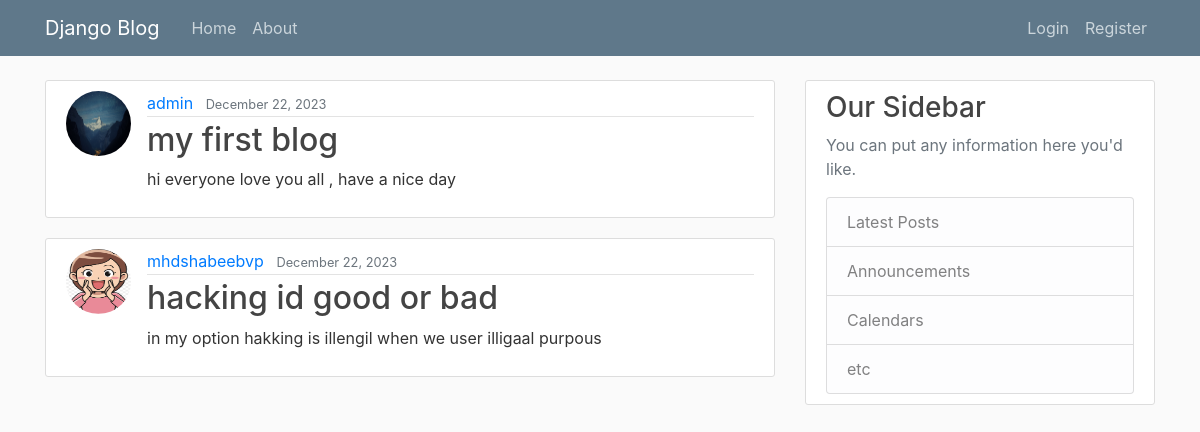
Before: / with the older database file.
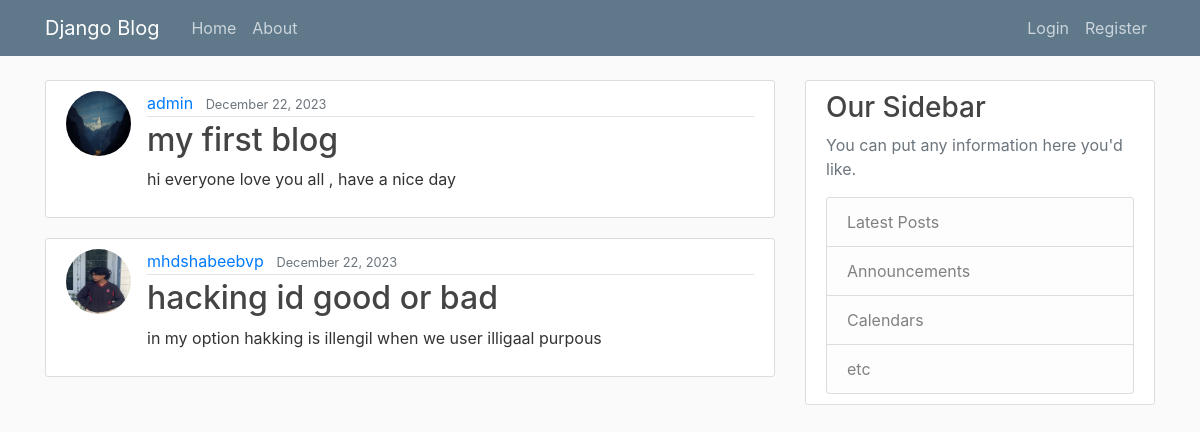
After: the same page with the newer database file.
### blog/models.py (models this page shows)
class Post(models.Model):
    title = models.CharField(max_length=100)
    content = models.TextField()
    date_posted = models.DateTimeField(default=timezone.now)
    author = models.ForeignKey(User, on_delete=models.CASCADE)

### users/models.py (models this page shows, shortened)
class Profile(models.Model):
    user = models.OneToOneField(User, on_delete=models.CASCADE)
    image = models.ImageField(default="default.jpg", upload_to="profile_pics")

### blog/views.py (the view)
# urls.py: path('', views.home, name='blog-home'),
def home(request):
    context = {"posts": Post.objects.all()}  # add the Post.objects.all() from databases
    return render(request, "blog/home.html", context)

### blog/templates/blog/home.html
{% extends "blog/base.html" %}
{% block content %}
{% for post in posts %}
<article class="media content-section">
    <img class="rounded-circle article-img" src="{{ post.author.profile.image.url }}">
    <div class="media-body">
        <div class="article-metadata">
            <a class="mr-2" href="#">{{ post.author }}</a>
            <small class="text-muted">{{ post.date_posted |date:"F d, Y" }}</small>
        </div>
        <h2><a class="article-title" href="#">{{ post.title }}</a></h2>
        <p class="article-content">{{ post.content }}</p>
    </div>
</article>
{% endfor %}
{% endblock content %}

### blog/templates/blog/base.html (shortened to what this page needs)
{% load static %}
<!DOCTYPE html>
<html lang="en">
<head>
    <link rel="stylesheet" href="https://cdn.jsdelivr.net/npm/bootstrap@4.0.0/dist/css/bootstrap.min.css"
 />
    <link rel="stylesheet" type="text/css" href="{% static 'blog/main.css' %}">
</head>
<body>
    <header class=" site-header">
        <nav class="navbar navbar-expand-md navbar-dark bg-steel fixed-top">
            <div class="container">
                <a class="navbar-brand mr-4" href="/">Django Blog</a>
                <div class="collapse navbar-collapse" id="navbarToggle">
                    <div class="navbar-nav mr-auto">
                        <a class="nav-item nav-link"
                            href="{% url 'blog-home' %}">Home</a>
                        <a class="nav-item nav-link" href="{% url 'blog-about' %}">About</a>
                    </div>
                    <div class="navbar-nav">
                        {% if user.is_authenticated %}
                            <a class="nav-item nav-link" href="{% url 'profile' %}">Profile</a>
                            <a class="nav-item nav-link" href="{% url 'logout' %}">Logout</a>
                        {% else %}
                            <a class="nav-item nav-link" href="{% url 'login' %}">Login</a>
                            <a class="nav-item nav-link" href="{% url 'register' %}">Register</a>
                        {% endif %}
                    </div>
                </div>
            </div>
        </nav>
    </header>
    <main role="main" class="container">
        <div class="row">
            <div class="col-md-8">
                {% block content %}{% endblock %}
            </div>
            <div class="col-md-4">
                <div class="content-section">
                    <h3>Our Sidebar</h3>
                    <p class='text-muted'>You can put any information here you'd like.
                    </p>
                    <ul class="list-group">
                        <li class="list-group-item list-group-item-light">Latest Posts</li>
                        <li class="list-group-item list-group-item-light">Announcements</li>
                        <li class="list-group-item list-group-item-light">Calendars</li>
                        <li class="list-group-item list-group-item-light">etc</li>
                    </ul>
                </div>
            </div>
        </div>
    </main>
</body>
</html>

### blog/static/blog/main.css (style rules this page uses)
body { background: #fafafa; color: #333333; margin-top: 5rem; }
h1, h2, h3, h4, h5, h6 { color: #444444; }
ul { margin: 0; }
.bg-steel { background-color: #5f788a; }
.site-header .navbar-nav .nav-link { color: #cbd5db; }
.content-section { background: #ffffff; padding: 10px 20px; border: 1px solid #dddddd; border-radius: 3px; margin-bottom: 20px; }
.article-title { color: #444444; }
.article-content { white-space: pre-line; }
.article-img { height: 65px; width: 65px; margin-right: 16px; }
.article-metadata { padding-bottom: 1px; margin-bottom: 4px; border-bottom: 1px solid #e3e3e3 }

Changed rows visible on the page:
changed through a linked row, Post "hacking id good or bad": author.profile.image: a different picture
